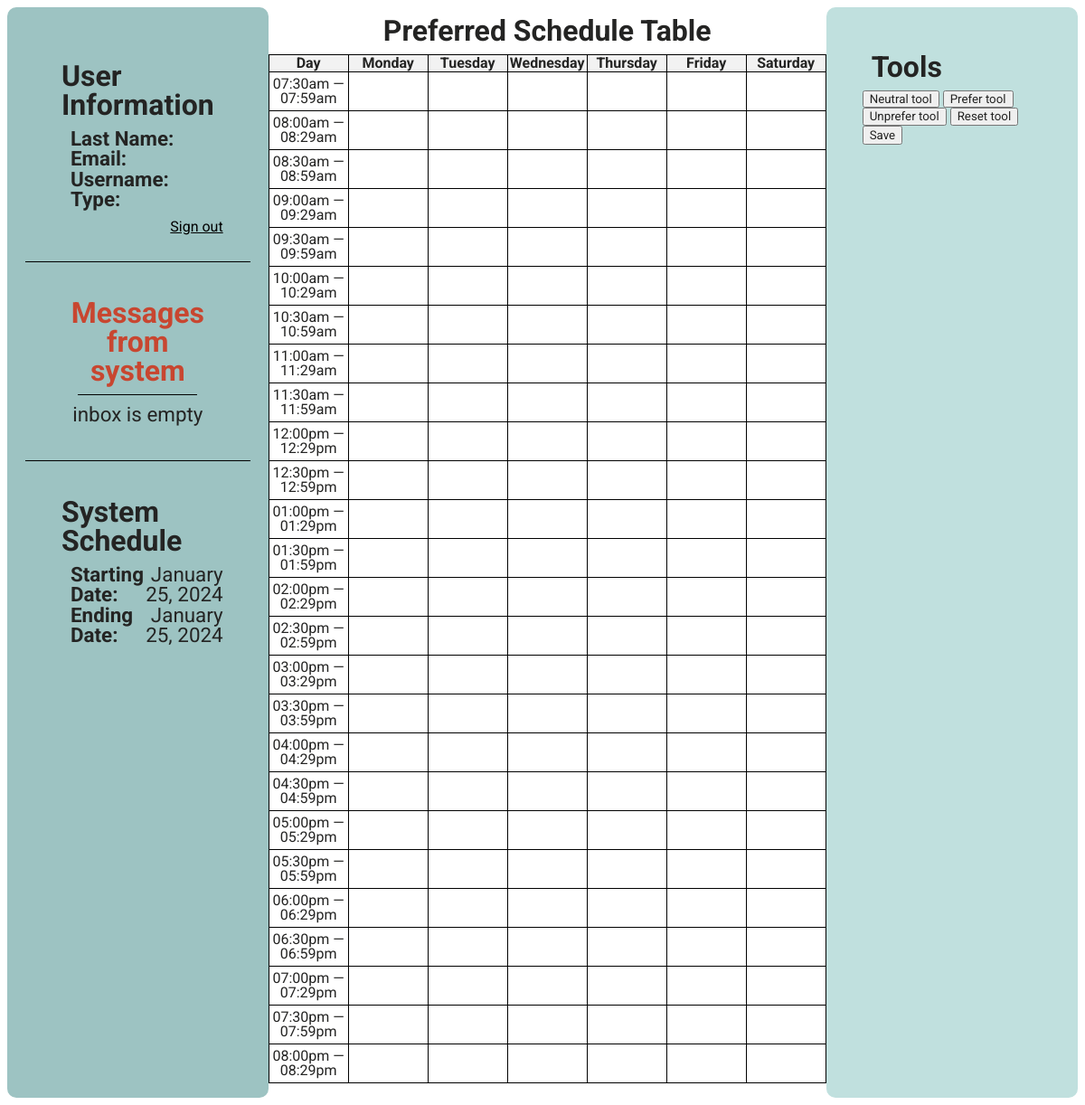
The page /teacherDashboard.php on the database as committed earlier.
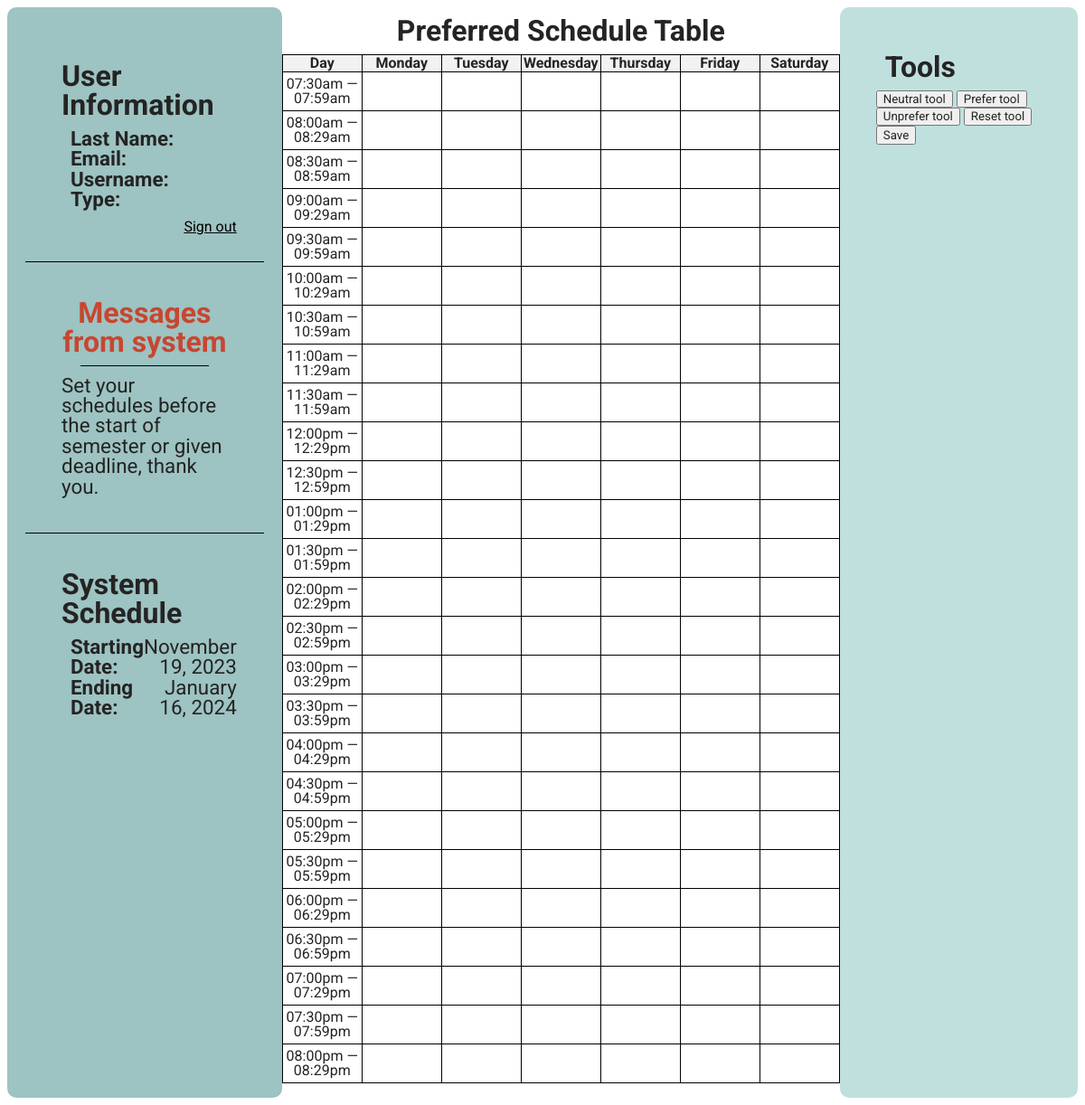
The same page on the database as committed later.
### tables this page shows
CREATE TABLE `laura_messages` (
  `id` int(11) NOT NULL AUTO_INCREMENT,
  `message` text NOT NULL,
  `message_type` varchar(30) NOT NULL,
  `deletion_timestamp` timestamp NOT NULL DEFAULT current_timestamp(),
  PRIMARY KEY (`id`)
);

CREATE TABLE `program_status` (
  `id` int(11) NOT NULL AUTO_INCREMENT,
  `is_ongoing` tinyint(1) DEFAULT NULL,
  `start_time` date DEFAULT NULL,
  `end_time` date DEFAULT NULL,
  PRIMARY KEY (`id`)
);

### teacherDashboard.php (the view, shortened to what this page needs)
<!DOCTYPE html>
<html lang="en">
<head>
    <link rel="stylesheet" href="styles.css">
</head>
<body>
<div class="col main_nav">
    <div class="main-nav-child userInfo">
        <h2>User Information </h2>
        <?php
        echo "<div class='userItem'><b>Last Name:&nbsp&nbsp</b><p>{$_SESSION['last_name']}</p></div>";
        echo "<div class='userItem'><b>Email:&nbsp&nbsp</b><p>{$_SESSION['email']}</p></div>";
        echo "<div class='userItem'><b>Username:&nbsp&nbsp</b><p>{$_SESSION['username']}</p></div>";
        echo "<div class='userItem'><b>Type:&nbsp&nbsp</b><p>{$_SESSION['type']}</p></div>";
        ?>
        <a href="">Sign out</a>
    </div>
    <div class="main-nav-child systemInfo">
        <h2>Messages from system</h2>
        <?php
        include "connect_db.php";
        $rtrv_stmt = $connect->prepare("SELECT message, message_type FROM laura_messages WHERE message_type = 'pre-semester';");
        if ($rtrv_stmt->execute()) {
            $data = $rtrv_stmt->fetch(PDO::FETCH_ASSOC);
            echo '<hr style="border: none; border-top: 1px solid #000; width: 70%; margin: 0 auto;">';
            if (isset($data['message'])) {
                echo '<p style="margin: 0; padding: 10px; font-size:1.4rem">'.$data['message'].'</p>';
            } else {
                echo '<p style="text-align: center; margin: 0; padding: 10px; font-size:1.4rem">inbox is empty</p>';
            }
        }
        ?>
    </div>
    <div class="main-nav-child sysSChed">
        <h2>System Schedule</h2>
        <?php
        include 'connect_db.php';
        $pstat_stmt = $connect->prepare("SELECT is_ongoing, start_time, end_time FROM program_status;");
        if ($pstat_stmt->execute()) {
            $data = $pstat_stmt->fetch(PDO::FETCH_ASSOC);
            $startDateTime = new DateTime($data['start_time']);
            $formattedStartTime = $startDateTime->format('F j, Y');
            $endDateTime = new DateTime($data['end_time']);
            $formattedEndTime = $endDateTime->format('F j, Y');
            echo "<div class='userItem'><b>Starting Date:&nbsp;&nbsp;</b><p>{$formattedStartTime}</p></div>";
            echo "<div class='userItem'><b>Ending Date:&nbsp;&nbsp;</b><p>{$formattedEndTime}</p></div>";
        }
        ?>
    </div>
</div>
<div class="col tableTab">
    <h2>Preferred Schedule Table</h2>
    <form class="formtable" id="formtable" action="updatePreferredSchedule.php" method="post">
        <table>
            <tr>
                <th>Day</th>
                <?php
                $daysOfWeek = ['Monday', 'Tuesday', 'Wednesday', 'Thursday', 'Friday', 'Saturday'];
                $incre = 0;
                foreach ($daysOfWeek as $day) {
                    echo "<th class='dayofweekheader' onclick='selectColumn($incre)'>$day</th>";
                    $incre += 1;
                }
                ?>
            </tr>
            <?php
            $asRestrict = [];
            $asPrefer = [];
            $timeSlots = generateTimeSlots();
            $id = 0;
            $td_id = 0;
            foreach ($timeSlots as $time) {
                echo "<tr>";
                echo "<td id='row$td_id' class='' onclick='selectRow(row$td_id)' style='height: 40px; cursor: pointer;'>$time</td>";
                $td_id += 1;
                foreach ($daysOfWeek as $day) {
                    $inputName = "$day - $time";
                    $isRestrict = in_array($inputName, $asRestrict);
                    $isPrefer = in_array($inputName, $asPrefer);
                    $value = 0;
                    $value = $isPrefer ? 1 : $value;
                    $value = $isRestrict ? 2 : $value;
                    $class = '';
                    if ($value == 2) {
                        $class = 'unprefer-tool';
                    } elseif ($value == 1) {
                        $class = 'prefer-tool';
                    } elseif ($value == 0) {
                        $class = 'neutral-tool';
                    }
                    echo "<td style='' class='$class' onclick='writeToInput($id)' id='cell$id' value=''><input id='$id' type='text' value='$value' name='$inputName' class='' readonly></td>";
                    $id += 1;
                }
                echo "</tr>";
            }
            ?>
        </table>
        <br>
    </form>
</div>
<div class="col tools">
    <h2>Tools</h2>
    <div id="tools">
        <button href="#" onclick="selectTool(0)">Neutral tool</button>
        <button href="#" onclick="selectTool(1)">Prefer tool</button>
        <button href="#" onclick="selectTool(2)">Unprefer tool</button>
        <button href="#" onclick="reset()">Reset tool</button>
        <input type="submit" value="Save" onclick="submitForm()">
    </div>
</div>
<?php
function generateTimeSlots() {
    $timeSlots = [];
    $startTime = strtotime('7:30 AM');
    $endTime = strtotime('8:00 PM');
    while ($startTime <= $endTime) {
        $nextTime = date('h:ia', $startTime + 30 * 59);
        $timeSlots[] = date('h:ia', $startTime).' — '. $nextTime;
        $startTime += 30 * 60;
    }
    return $timeSlots;
}
?>
</body>
</html>

### styles.css (style rules this page uses)
table { border-collapse: collapse; width: 90%; }
* { color: #242423; font-family: 'Roboto', sans-serif; line-height: 1; }
p { margin: 0; padding: 0; }
body { display: grid; grid-template-columns: 1fr 1fr 1fr; }
table, th, td { border: 1px solid black; }
th, td { text-align: center; }
td { min-width: 85px; width: 85px; }
th { background-color: #f2f2f2; }
.formtable { margin: auto; padding: auto; }
h2 { font-size: 2rem; padding: 0px; margin: 10px; }
.userInfo { display: flex; flex-direction: column; }
.userItem { text-align: left; display: flex; flex-direction: row; font-size: 1.4rem; justify-content: space-between; }
.userItem b { text-align: left; margin-left: 20px; }
.userItem p { text-align: right; }
.userInfo a { text-align: right; padding-top: 11px; width: 100%; }
.main_nav { background-color: #9DC3C2; padding: 20px; border-radius: 10px; }
.main-nav-child { padding: 30px; }
.main-nav-child:not(:last-child) { border-bottom: 1px solid #000; }
.tableTab h2 { display: flex; justify-content: center; }
.tableTab { align-items: center; justify-content: center; margin-left: auto; margin-right: auto; }
.systemInfo h2 { text-align: center; color: #C84630; }
.tools { background-color: #C0E0DE; padding: 40px; border-radius: 10px; }
.neutral-tool { background-color: white; cursor: pointer; }
.dayofweekheader { cursor: pointer; }

Rows that differ between the two databases and show on the page:
added laura_messages: message "Set your schedules before the start of semester or given deadline, thank you."
added program_status: start_time "November 19, 2023", end_time "January 16, 2024"
Other text that changed with them:
$formattedStartTime: "January 25, 2024" → (not shown)
$formattedEndTime: "January 25, 2024" → (not shown)
text no longer shown: "inbox is empty"
